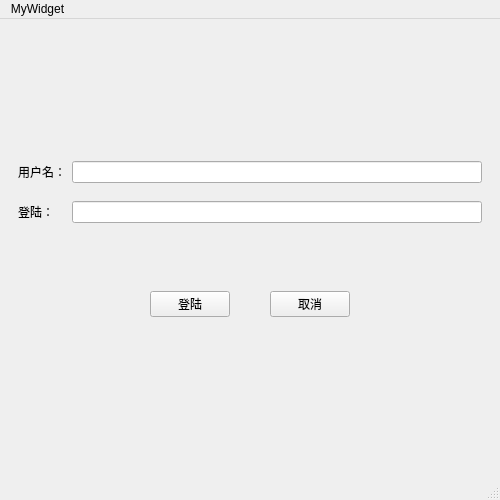
<?xml version="1.0" encoding="UTF-8"?>
<ui version="4.0">
 <class>MainWindow</class>
 <widget class="QMainWindow" name="MainWindow">
  <property name="geometry">
   <rect>
    <x>0</x>
    <y>0</y>
    <width>500</width>
    <height>500</height>
   </rect>
  </property>
  <property name="maximumSize">
   <size>
    <width>500</width>
    <height>500</height>
   </size>
  </property>
  <property name="windowTitle">
   <string>MainWindow</string>
  </property>
  <widget class="QWidget" name="centralwidget">
   <layout class="QVBoxLayout" name="verticalLayout">
    <item>
     <widget class="QWidget" name="widget" native="true">
      <layout class="QHBoxLayout" name="horizontalLayout">
       <item>
        <spacer name="horizontalSpacer">
         <property name="orientation">
          <enum>Qt::Horizontal</enum>
         </property>
         <property name="sizeHint" stdset="0">
          <size>
           <width>123</width>
           <height>20</height>
          </size>
         </property>
        </spacer>
       </item>
       <item>
        <widget class="QLabel" name="label">
         <property name="maximumSize">
          <size>
           <width>200</width>
           <height>200</height>
          </size>
         </property>
         <property name="text">
          <string/>
         </property>
         <property name="pixmap">
          <pixmap>C:/Users/mi/Pictures/FLAMING MOUNTAIN.JPG</pixmap>
         </property>
         <property name="scaledContents">
          <bool>true</bool>
         </property>
        </widget>
       </item>
       <item>
        <spacer name="horizontalSpacer_2">
         <property name="orientation">
          <enum>Qt::Horizontal</enum>
         </property>
         <property name="sizeHint" stdset="0">
          <size>
           <width>123</width>
           <height>20</height>
          </size>
         </property>
        </spacer>
       </item>
      </layout>
     </widget>
    </item>
    <item>
     <widget class="QWidget" name="widget_2" native="true">
      <layout class="QGridLayout" name="gridLayout">
       <item row="0" column="0">
        <widget class="QLabel" name="label_2">
         <property name="text">
          <string>用户名：</string>
         </property>
        </widget>
       </item>
       <item row="0" column="1">
        <widget class="QLineEdit" name="lineEdit"/>
       </item>
       <item row="1" column="0">
        <widget class="QLabel" name="label_3">
         <property name="text">
          <string>登陆：</string>
         </property>
        </widget>
       </item>
       <item row="1" column="1">
        <widget class="QLineEdit" name="lineEdit_2"/>
       </item>
      </layout>
     </widget>
    </item>
    <item>
     <widget class="QWidget" name="widget_3" native="true">
      <layout class="QHBoxLayout" name="horizontalLayout_2">
       <property name="spacing">
        <number>0</number>
       </property>
       <item>
        <spacer name="horizontalSpacer_3">
         <property name="orientation">
          <enum>Qt::Horizontal</enum>
         </property>
         <property name="sizeHint" stdset="0">
          <size>
           <width>116</width>
           <height>20</height>
          </size>
         </property>
        </spacer>
       </item>
       <item>
        <widget class="QPushButton" name="pushButton">
         <property name="text">
          <string>登陆</string>
         </property>
        </widget>
       </item>
       <item>
        <spacer name="horizontalSpacer_5">
         <property name="orientation">
          <enum>Qt::Horizontal</enum>
         </property>
         <property name="sizeType">
          <enum>QSizePolicy::Fixed</enum>
         </property>
         <property name="sizeHint" stdset="0">
          <size>
           <width>40</width>
           <height>40</height>
          </size>
         </property>
        </spacer>
       </item>
       <item>
        <widget class="QPushButton" name="pushButton_2">
         <property name="text">
          <string>取消</string>
         </property>
        </widget>
       </item>
       <item>
        <spacer name="horizontalSpacer_4">
         <property name="orientation">
          <enum>Qt::Horizontal</enum>
         </property>
         <property name="sizeHint" stdset="0">
          <size>
           <width>116</width>
           <height>20</height>
          </size>
         </property>
        </spacer>
       </item>
      </layout>
     </widget>
    </item>
    <item>
     <widget class="SmallWidget" name="widget_4" native="true"/>
    </item>
   </layout>
  </widget>
  <widget class="QMenuBar" name="menubar">
   <property name="geometry">
    <rect>
     <x>0</x>
     <y>0</y>
     <width>500</width>
     <height>26</height>
    </rect>
   </property>
   <widget class="QMenu" name="menuMyWidget">
    <property name="title">
     <string>MyWidget</string>
    </property>
   </widget>
   <addaction name="menuMyWidget"/>
  </widget>
  <widget class="QStatusBar" name="statusbar"/>
 </widget>
 <customwidgets>
  <customwidget>
   <class>SmallWidget</class>
   <extends>QWidget</extends>
   <header location="global">smallwidget.h</header>
   <container>1</container>
  </customwidget>
 </customwidgets>
 <resources/>
 <connections/>
</ui>
